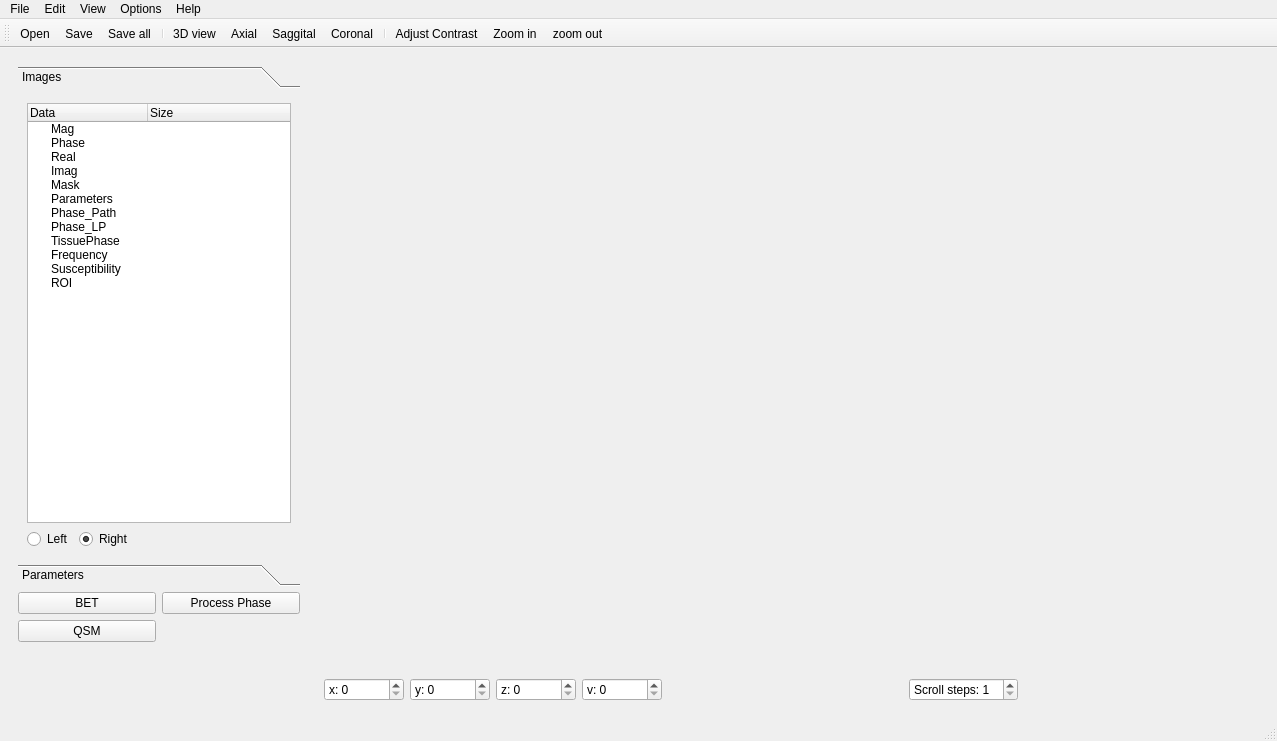
<?xml version="1.0" encoding="UTF-8"?>
<ui version="4.0">
 <class>MainWindow</class>
 <widget class="QMainWindow" name="MainWindow">
  <property name="enabled">
   <bool>true</bool>
  </property>
  <property name="geometry">
   <rect>
    <x>0</x>
    <y>0</y>
    <width>1277</width>
    <height>741</height>
   </rect>
  </property>
  <property name="sizePolicy">
   <sizepolicy hsizetype="Preferred" vsizetype="Preferred">
    <horstretch>0</horstretch>
    <verstretch>0</verstretch>
   </sizepolicy>
  </property>
  <property name="windowTitle">
   <string>SITK: Susceptibility Imaging Toolkit</string>
  </property>
  <property name="toolButtonStyle">
   <enum>Qt::ToolButtonTextBesideIcon</enum>
  </property>
  <property name="tabShape">
   <enum>QTabWidget::Rounded</enum>
  </property>
  <property name="unifiedTitleAndToolBarOnMac">
   <bool>false</bool>
  </property>
  <widget class="QWidget" name="centralwidget">
   <layout class="QGridLayout" name="gridLayout_2">
    <item row="0" column="1">
     <widget class="QStackedWidget" name="stackedWidget_image">
      <property name="sizePolicy">
       <sizepolicy hsizetype="Minimum" vsizetype="Preferred">
        <horstretch>0</horstretch>
        <verstretch>0</verstretch>
       </sizepolicy>
      </property>
      <property name="frameShape">
       <enum>QFrame::NoFrame</enum>
      </property>
      <property name="currentIndex">
       <number>0</number>
      </property>
      <widget class="QWidget" name="Image_page1">
       <layout class="QGridLayout" name="gridLayout_6">
        <item row="1" column="5">
         <widget class="QSpinBox" name="spinBox_p1_Scroll">
          <property name="toolTip">
           <string>Scroll steps</string>
          </property>
          <property name="prefix">
           <string>Scroll steps: </string>
          </property>
          <property name="minimum">
           <number>1</number>
          </property>
          <property name="maximum">
           <number>10</number>
          </property>
         </widget>
        </item>
        <item row="1" column="4">
         <spacer name="horizontalSpacer_2">
          <property name="orientation">
           <enum>Qt::Horizontal</enum>
          </property>
          <property name="sizeHint" stdset="0">
           <size>
            <width>40</width>
            <height>20</height>
           </size>
          </property>
         </spacer>
        </item>
        <item row="1" column="0">
         <widget class="QSpinBox" name="spinBox_x_3panel">
          <property name="minimumSize">
           <size>
            <width>80</width>
            <height>0</height>
           </size>
          </property>
          <property name="whatsThis">
           <string>&lt;html&gt;&lt;head/&gt;&lt;body&gt;&lt;p&gt;dddd&lt;/p&gt;&lt;/body&gt;&lt;/html&gt;</string>
          </property>
          <property name="suffix">
           <string/>
          </property>
          <property name="prefix">
           <string notr="true">x: </string>
          </property>
         </widget>
        </item>
        <item row="1" column="1">
         <widget class="QSpinBox" name="spinBox_y_3panel">
          <property name="minimumSize">
           <size>
            <width>80</width>
            <height>0</height>
           </size>
          </property>
          <property name="prefix">
           <string notr="true">y: </string>
          </property>
         </widget>
        </item>
        <item row="1" column="3">
         <widget class="QSpinBox" name="spinBox_v_3panel">
          <property name="minimumSize">
           <size>
            <width>80</width>
            <height>0</height>
           </size>
          </property>
          <property name="prefix">
           <string>v: </string>
          </property>
         </widget>
        </item>
        <item row="1" column="2">
         <widget class="QSpinBox" name="spinBox_z_3panel">
          <property name="minimumSize">
           <size>
            <width>80</width>
            <height>0</height>
           </size>
          </property>
          <property name="prefix">
           <string notr="true">z: </string>
          </property>
         </widget>
        </item>
        <item row="1" column="6">
         <spacer name="horizontalSpacer_6">
          <property name="orientation">
           <enum>Qt::Horizontal</enum>
          </property>
          <property name="sizeHint" stdset="0">
           <size>
            <width>40</width>
            <height>20</height>
           </size>
          </property>
         </spacer>
        </item>
        <item row="0" column="0" colspan="7">
         <widget class="QFrame" name="frame_3panels">
          <property name="frameShape">
           <enum>QFrame::NoFrame</enum>
          </property>
          <property name="frameShadow">
           <enum>QFrame::Plain</enum>
          </property>
          <property name="lineWidth">
           <number>0</number>
          </property>
         </widget>
        </item>
       </layout>
       <zorder>spinBox_z_3panel</zorder>
       <zorder>spinBox_x_3panel</zorder>
       <zorder>spinBox_v_3panel</zorder>
       <zorder>spinBox_y_3panel</zorder>
       <zorder>spinBox_p1_Scroll</zorder>
       <zorder>horizontalSpacer_6</zorder>
       <zorder>frame_3panels</zorder>
      </widget>
      <widget class="QWidget" name="Image_page2">
       <layout class="QGridLayout" name="gridLayout_3">
        <item row="1" column="0" colspan="2">
         <widget class="QFrame" name="SliderFrame">
          <property name="maximumSize">
           <size>
            <width>16777215</width>
            <height>30</height>
           </size>
          </property>
          <property name="frameShape">
           <enum>QFrame::StyledPanel</enum>
          </property>
          <property name="frameShadow">
           <enum>QFrame::Raised</enum>
          </property>
          <layout class="QHBoxLayout" name="horizontalLayout">
           <property name="margin">
            <number>0</number>
           </property>
           <item>
            <widget class="QLineEdit" name="lineEdit_z_2panel">
             <property name="minimumSize">
              <size>
               <width>45</width>
               <height>0</height>
              </size>
             </property>
             <property name="maximumSize">
              <size>
               <width>45</width>
               <height>16777215</height>
              </size>
             </property>
             <property name="autoFillBackground">
              <bool>true</bool>
             </property>
             <property name="text">
              <string>1</string>
             </property>
             <property name="frame">
              <bool>true</bool>
             </property>
             <property name="alignment">
              <set>Qt::AlignCenter</set>
             </property>
            </widget>
           </item>
           <item>
            <widget class="QScrollBar" name="horizontalScrollBar_z_2panel">
             <property name="minimumSize">
              <size>
               <width>300</width>
               <height>0</height>
              </size>
             </property>
             <property name="orientation">
              <enum>Qt::Horizontal</enum>
             </property>
            </widget>
           </item>
           <item>
            <widget class="QSpinBox" name="spinBox_v_2panel">
             <property name="minimumSize">
              <size>
               <width>70</width>
               <height>0</height>
              </size>
             </property>
             <property name="maximumSize">
              <size>
               <width>70</width>
               <height>16777215</height>
              </size>
             </property>
             <property name="prefix">
              <string>v: </string>
             </property>
            </widget>
           </item>
           <item>
            <spacer name="horizontalSpacer">
             <property name="orientation">
              <enum>Qt::Horizontal</enum>
             </property>
             <property name="sizeHint" stdset="0">
              <size>
               <width>40</width>
               <height>20</height>
              </size>
             </property>
            </spacer>
           </item>
           <item>
            <widget class="QSpinBox" name="spinBox_P2_scroll">
             <property name="toolTip">
              <string>Scroll steps</string>
             </property>
             <property name="prefix">
              <string>Scroll steps: </string>
             </property>
             <property name="minimum">
              <number>1</number>
             </property>
             <property name="maximum">
              <number>10</number>
             </property>
            </widget>
           </item>
          </layout>
         </widget>
        </item>
        <item row="0" column="0" colspan="2">
         <widget class="QFrame" name="frame_2panels">
          <property name="palette">
           <palette>
            <active>
             <colorrole role="Base">
              <brush brushstyle="SolidPattern">
               <color alpha="255">
                <red>0</red>
                <green>0</green>
                <blue>0</blue>
               </color>
              </brush>
             </colorrole>
            </active>
            <inactive>
             <colorrole role="Base">
              <brush brushstyle="SolidPattern">
               <color alpha="255">
                <red>0</red>
                <green>0</green>
                <blue>0</blue>
               </color>
              </brush>
             </colorrole>
            </inactive>
            <disabled>
             <colorrole role="Base">
              <brush brushstyle="SolidPattern">
               <color alpha="255">
                <red>240</red>
                <green>240</green>
                <blue>240</blue>
               </color>
              </brush>
             </colorrole>
            </disabled>
           </palette>
          </property>
          <property name="frameShape">
           <enum>QFrame::NoFrame</enum>
          </property>
          <property name="frameShadow">
           <enum>QFrame::Raised</enum>
          </property>
         </widget>
        </item>
        <item row="2" column="0" colspan="2">
         <widget class="QLineEdit" name="lineEdit_console"/>
        </item>
       </layout>
      </widget>
      <widget class="QWidget" name="Image_page3">
       <layout class="QGridLayout" name="gridLayout_5"/>
      </widget>
     </widget>
    </item>
    <item row="0" column="0">
     <widget class="QStackedWidget" name="stackedWidget_control">
      <property name="maximumSize">
       <size>
        <width>300</width>
        <height>16777215</height>
       </size>
      </property>
      <property name="currentIndex">
       <number>0</number>
      </property>
      <widget class="QWidget" name="Control_page1">
       <layout class="QGridLayout" name="gridLayout_7">
        <item row="7" column="0">
         <spacer name="verticalSpacer_2">
          <property name="orientation">
           <enum>Qt::Vertical</enum>
          </property>
          <property name="sizeHint" stdset="0">
           <size>
            <width>20</width>
            <height>40</height>
           </size>
          </property>
         </spacer>
        </item>
        <item row="2" column="0">
         <widget class="QPushButton" name="pushButton">
          <property name="text">
           <string>BET</string>
          </property>
         </widget>
        </item>
        <item row="2" column="1">
         <widget class="QPushButton" name="ProcessPhase">
          <property name="text">
           <string>Process Phase</string>
          </property>
         </widget>
        </item>
        <item row="3" column="0">
         <widget class="QPushButton" name="QSM">
          <property name="text">
           <string>QSM</string>
          </property>
         </widget>
        </item>
        <item row="0" column="0" rowspan="2" colspan="2">
         <widget class="QToolBox" name="toolBox">
          <property name="minimumSize">
           <size>
            <width>0</width>
            <height>520</height>
           </size>
          </property>
          <property name="currentIndex">
           <number>0</number>
          </property>
          <widget class="QWidget" name="page">
           <property name="geometry">
            <rect>
             <x>0</x>
             <y>0</y>
             <width>278</width>
             <height>458</height>
            </rect>
           </property>
           <attribute name="label">
            <string>Images</string>
           </attribute>
           <layout class="QFormLayout" name="formLayout">
            <item row="1" column="0">
             <widget class="QRadioButton" name="radioButton_left">
              <property name="text">
               <string>Left</string>
              </property>
              <property name="checked">
               <bool>false</bool>
              </property>
             </widget>
            </item>
            <item row="0" column="0" colspan="2">
             <widget class="QTreeWidget" name="treeWidget">
              <property name="minimumSize">
               <size>
                <width>0</width>
                <height>370</height>
               </size>
              </property>
              <property name="autoScroll">
               <bool>true</bool>
              </property>
              <property name="autoScrollMargin">
               <number>16</number>
              </property>
              <attribute name="headerDefaultSectionSize">
               <number>120</number>
              </attribute>
              <attribute name="headerMinimumSectionSize">
               <number>33</number>
              </attribute>
              <column>
               <property name="text">
                <string>Data</string>
               </property>
              </column>
              <column>
               <property name="text">
                <string>Size</string>
               </property>
              </column>
              <item>
               <property name="text">
                <string>Mag</string>
               </property>
              </item>
              <item>
               <property name="text">
                <string>Phase</string>
               </property>
              </item>
              <item>
               <property name="text">
                <string>Real</string>
               </property>
              </item>
              <item>
               <property name="text">
                <string>Imag</string>
               </property>
              </item>
              <item>
               <property name="text">
                <string>Mask</string>
               </property>
              </item>
              <item>
               <property name="text">
                <string>Parameters</string>
               </property>
              </item>
              <item>
               <property name="text">
                <string>Phase_Path</string>
               </property>
              </item>
              <item>
               <property name="text">
                <string>Phase_LP</string>
               </property>
              </item>
              <item>
               <property name="text">
                <string>TissuePhase</string>
               </property>
              </item>
              <item>
               <property name="text">
                <string>Frequency</string>
               </property>
              </item>
              <item>
               <property name="text">
                <string>Susceptibility</string>
               </property>
              </item>
              <item>
               <property name="text">
                <string>ROI</string>
               </property>
              </item>
             </widget>
            </item>
            <item row="1" column="1">
             <widget class="QRadioButton" name="radioButton_right">
              <property name="text">
               <string>Right</string>
              </property>
              <property name="checked">
               <bool>true</bool>
              </property>
             </widget>
            </item>
           </layout>
          </widget>
          <widget class="QWidget" name="page_2">
           <property name="geometry">
            <rect>
             <x>0</x>
             <y>0</y>
             <width>278</width>
             <height>458</height>
            </rect>
           </property>
           <attribute name="label">
            <string>Parameters</string>
           </attribute>
           <layout class="QGridLayout" name="gridLayout_9">
            <item row="0" column="1">
             <widget class="QTreeWidget" name="treeWidget_parameters">
              <property name="indentation">
               <number>16</number>
              </property>
              <property name="rootIsDecorated">
               <bool>true</bool>
              </property>
              <column>
               <property name="text">
                <string>Parameter</string>
               </property>
              </column>
              <column>
               <property name="text">
                <string>Value</string>
               </property>
              </column>
              <item>
               <property name="text">
                <string>Acquisition</string>
               </property>
               <property name="text">
                <string/>
               </property>
               <item>
                <property name="text">
                 <string>TE1</string>
                </property>
                <property name="text">
                 <string>4</string>
                </property>
                <property name="flags">
                 <set>ItemIsSelectable|ItemIsEditable|ItemIsDragEnabled|ItemIsUserCheckable|ItemIsEnabled</set>
                </property>
               </item>
               <item>
                <property name="text">
                 <string>voxelsize</string>
                </property>
                <property name="text">
                 <string>[ 1 1 1 ]</string>
                </property>
                <property name="flags">
                 <set>ItemIsSelectable|ItemIsEditable|ItemIsDragEnabled|ItemIsUserCheckable|ItemIsEnabled</set>
                </property>
               </item>
               <item>
                <property name="text">
                 <string>delta TE</string>
                </property>
                <property name="text">
                 <string>4</string>
                </property>
                <property name="flags">
                 <set>ItemIsSelectable|ItemIsEditable|ItemIsDragEnabled|ItemIsUserCheckable|ItemIsEnabled</set>
                </property>
               </item>
               <item>
                <property name="text">
                 <string>B0</string>
                </property>
                <property name="text">
                 <string>3</string>
                </property>
                <property name="flags">
                 <set>ItemIsSelectable|ItemIsEditable|ItemIsDragEnabled|ItemIsUserCheckable|ItemIsEnabled</set>
                </property>
               </item>
               <item>
                <property name="text">
                 <string>B0_dir</string>
                </property>
                <property name="text">
                 <string>[ 0 0 1 ]</string>
                </property>
                <property name="flags">
                 <set>ItemIsSelectable|ItemIsEditable|ItemIsDragEnabled|ItemIsUserCheckable|ItemIsEnabled</set>
                </property>
                <item>
                 <property name="text">
                  <string>Dicom</string>
                 </property>
                 <property name="text">
                  <string/>
                 </property>
                </item>
                <item>
                 <property name="text">
                  <string>Nii</string>
                 </property>
                </item>
               </item>
              </item>
              <item>
               <property name="text">
                <string>V_SHARP</string>
               </property>
               <property name="text">
                <string>1</string>
               </property>
               <property name="flags">
                <set>ItemIsSelectable|ItemIsEditable|ItemIsDragEnabled|ItemIsUserCheckable|ItemIsEnabled</set>
               </property>
               <item>
                <property name="text">
                 <string>max_R</string>
                </property>
                <property name="text">
                 <string>30</string>
                </property>
                <property name="flags">
                 <set>ItemIsSelectable|ItemIsEditable|ItemIsDragEnabled|ItemIsUserCheckable|ItemIsEnabled</set>
                </property>
               </item>
              </item>
              <item>
               <property name="text">
                <string>iHARPERELLA</string>
               </property>
               <property name="text">
                <string>0</string>
               </property>
               <property name="flags">
                <set>ItemIsSelectable|ItemIsEditable|ItemIsDragEnabled|ItemIsUserCheckable|ItemIsEnabled</set>
               </property>
               <item>
                <property name="text">
                 <string>max_iter</string>
                </property>
                <property name="text">
                 <string>100</string>
                </property>
                <property name="flags">
                 <set>ItemIsSelectable|ItemIsEditable|ItemIsDragEnabled|ItemIsUserCheckable|ItemIsEnabled</set>
                </property>
               </item>
              </item>
              <item>
               <property name="text">
                <string>iLSQR</string>
               </property>
               <property name="text">
                <string/>
               </property>
               <item>
                <property name="text">
                 <string>D2_thres</string>
                </property>
                <property name="text">
                 <string>0.1</string>
                </property>
                <property name="flags">
                 <set>ItemIsSelectable|ItemIsEditable|ItemIsDragEnabled|ItemIsUserCheckable|ItemIsEnabled</set>
                </property>
               </item>
               <item>
                <property name="text">
                 <string>tol</string>
                </property>
                <property name="text">
                 <string>0.01</string>
                </property>
                <property name="flags">
                 <set>ItemIsSelectable|ItemIsEditable|ItemIsDragEnabled|ItemIsUserCheckable|ItemIsEnabled</set>
                </property>
               </item>
              </item>
              <item>
               <property name="text">
                <string>Optional</string>
               </property>
               <item>
                <property name="text">
                 <string>p1</string>
                </property>
                <property name="flags">
                 <set>ItemIsSelectable|ItemIsEditable|ItemIsDragEnabled|ItemIsUserCheckable|ItemIsEnabled</set>
                </property>
               </item>
               <item>
                <property name="text">
                 <string>p2</string>
                </property>
                <property name="flags">
                 <set>ItemIsSelectable|ItemIsEditable|ItemIsDragEnabled|ItemIsUserCheckable|ItemIsEnabled</set>
                </property>
               </item>
              </item>
             </widget>
            </item>
           </layout>
          </widget>
         </widget>
        </item>
       </layout>
      </widget>
      <widget class="QWidget" name="Control_Page2">
       <layout class="QGridLayout" name="gridLayout">
        <item row="7" column="0">
         <widget class="QLabel" name="label_4">
          <property name="text">
           <string>mid</string>
          </property>
          <property name="alignment">
           <set>Qt::AlignRight|Qt::AlignTrailing|Qt::AlignVCenter</set>
          </property>
         </widget>
        </item>
        <item row="7" column="1">
         <widget class="QDoubleSpinBox" name="doubleSpinBox_mid">
          <property name="minimumSize">
           <size>
            <width>100</width>
            <height>0</height>
           </size>
          </property>
          <property name="maximumSize">
           <size>
            <width>100</width>
            <height>16777215</height>
           </size>
          </property>
          <property name="prefix">
           <string/>
          </property>
         </widget>
        </item>
        <item row="4" column="3">
         <widget class="QDoubleSpinBox" name="doubleSpinBox_max">
          <property name="minimumSize">
           <size>
            <width>100</width>
            <height>0</height>
           </size>
          </property>
          <property name="maximumSize">
           <size>
            <width>100</width>
            <height>16777215</height>
           </size>
          </property>
          <property name="prefix">
           <string/>
          </property>
         </widget>
        </item>
        <item row="15" column="3">
         <widget class="QPushButton" name="pushButton_opened">
          <property name="text">
           <string>OK</string>
          </property>
         </widget>
        </item>
        <item row="4" column="2">
         <widget class="QLabel" name="label_5">
          <property name="text">
           <string>max</string>
          </property>
          <property name="alignment">
           <set>Qt::AlignRight|Qt::AlignTrailing|Qt::AlignVCenter</set>
          </property>
         </widget>
        </item>
        <item row="8" column="1">
         <widget class="QRadioButton" name="radio_left">
          <property name="maximumSize">
           <size>
            <width>60</width>
            <height>16777215</height>
           </size>
          </property>
          <property name="layoutDirection">
           <enum>Qt::LeftToRight</enum>
          </property>
          <property name="text">
           <string>Left</string>
          </property>
          <property name="checked">
           <bool>true</bool>
          </property>
         </widget>
        </item>
        <item row="7" column="2">
         <widget class="QLabel" name="label_6">
          <property name="text">
           <string>range</string>
          </property>
          <property name="alignment">
           <set>Qt::AlignRight|Qt::AlignTrailing|Qt::AlignVCenter</set>
          </property>
         </widget>
        </item>
        <item row="7" column="3">
         <widget class="QDoubleSpinBox" name="doubleSpinBox_range">
          <property name="minimumSize">
           <size>
            <width>100</width>
            <height>0</height>
           </size>
          </property>
          <property name="maximumSize">
           <size>
            <width>100</width>
            <height>16777215</height>
           </size>
          </property>
          <property name="prefix">
           <string/>
          </property>
         </widget>
        </item>
        <item row="15" column="1">
         <widget class="QPushButton" name="pushButton_AutoContrast">
          <property name="text">
           <string>Auto</string>
          </property>
         </widget>
        </item>
        <item row="4" column="1">
         <widget class="QDoubleSpinBox" name="doubleSpinBox_min">
          <property name="minimumSize">
           <size>
            <width>100</width>
            <height>0</height>
           </size>
          </property>
          <property name="maximumSize">
           <size>
            <width>100</width>
            <height>16777215</height>
           </size>
          </property>
          <property name="prefix">
           <string/>
          </property>
         </widget>
        </item>
        <item row="16" column="3">
         <spacer name="verticalSpacer">
          <property name="orientation">
           <enum>Qt::Vertical</enum>
          </property>
          <property name="sizeHint" stdset="0">
           <size>
            <width>20</width>
            <height>40</height>
           </size>
          </property>
         </spacer>
        </item>
        <item row="2" column="0" colspan="5">
         <widget class="QSlider" name="hSliderIntensity">
          <property name="value">
           <number>49</number>
          </property>
          <property name="orientation">
           <enum>Qt::Horizontal</enum>
          </property>
         </widget>
        </item>
        <item row="8" column="3">
         <widget class="QRadioButton" name="radio_right">
          <property name="maximumSize">
           <size>
            <width>60</width>
            <height>16777215</height>
           </size>
          </property>
          <property name="text">
           <string>Right</string>
          </property>
         </widget>
        </item>
        <item row="4" column="0">
         <widget class="QLabel" name="label_3">
          <property name="text">
           <string>min</string>
          </property>
          <property name="alignment">
           <set>Qt::AlignRight|Qt::AlignTrailing|Qt::AlignVCenter</set>
          </property>
         </widget>
        </item>
        <item row="5" column="0" colspan="5">
         <widget class="QSlider" name="hSliderContrast">
          <property name="value">
           <number>49</number>
          </property>
          <property name="orientation">
           <enum>Qt::Horizontal</enum>
          </property>
         </widget>
        </item>
        <item row="0" column="0" colspan="5">
         <widget class="QFrame" name="frame_hist">
          <property name="minimumSize">
           <size>
            <width>60</width>
            <height>200</height>
           </size>
          </property>
          <property name="maximumSize">
           <size>
            <width>1000</width>
            <height>300</height>
           </size>
          </property>
          <property name="frameShape">
           <enum>QFrame::NoFrame</enum>
          </property>
          <property name="frameShadow">
           <enum>QFrame::Plain</enum>
          </property>
         </widget>
        </item>
        <item row="1" column="0" colspan="4">
         <spacer name="horizontalSpacer_4">
          <property name="orientation">
           <enum>Qt::Horizontal</enum>
          </property>
          <property name="sizeHint" stdset="0">
           <size>
            <width>40</width>
            <height>20</height>
           </size>
          </property>
         </spacer>
        </item>
        <item row="9" column="0" colspan="4">
         <spacer name="horizontalSpacer_5">
          <property name="orientation">
           <enum>Qt::Horizontal</enum>
          </property>
          <property name="sizeHint" stdset="0">
           <size>
            <width>40</width>
            <height>20</height>
           </size>
          </property>
         </spacer>
        </item>
       </layout>
      </widget>
      <widget class="QWidget" name="page_4"/>
     </widget>
    </item>
   </layout>
  </widget>
  <widget class="QMenuBar" name="menubar">
   <property name="geometry">
    <rect>
     <x>0</x>
     <y>0</y>
     <width>1277</width>
     <height>26</height>
    </rect>
   </property>
   <widget class="QMenu" name="menuHelp">
    <property name="title">
     <string>Help</string>
    </property>
    <addaction name="actionHelp_Desk"/>
   </widget>
   <widget class="QMenu" name="menuFile">
    <property name="title">
     <string>File</string>
    </property>
    <addaction name="actionOpen"/>
    <addaction name="actionSave"/>
    <addaction name="actionSave_all"/>
   </widget>
   <widget class="QMenu" name="menuEdit">
    <property name="title">
     <string>Edit</string>
    </property>
    <addaction name="actionZoom_in"/>
    <addaction name="actionZoom_out"/>
    <addaction name="actionAdjust_Contrast"/>
    <addaction name="separator"/>
    <addaction name="actionFlip_UD"/>
    <addaction name="actionFlip_LR"/>
    <addaction name="actionRot_90"/>
   </widget>
   <widget class="QMenu" name="menuOptions">
    <property name="title">
     <string>Options</string>
    </property>
   </widget>
   <widget class="QMenu" name="menuView">
    <property name="title">
     <string>View</string>
    </property>
    <addaction name="action3D_view_2"/>
    <addaction name="separator"/>
    <addaction name="actionAxial"/>
    <addaction name="actionSaggital"/>
    <addaction name="actionCoronal"/>
    <addaction name="separator"/>
   </widget>
   <addaction name="menuFile"/>
   <addaction name="menuEdit"/>
   <addaction name="menuView"/>
   <addaction name="menuOptions"/>
   <addaction name="menuHelp"/>
  </widget>
  <widget class="QStatusBar" name="statusbar"/>
  <widget class="QToolBar" name="toolBar">
   <property name="maximumSize">
    <size>
     <width>16777215</width>
     <height>50</height>
    </size>
   </property>
   <property name="windowTitle">
    <string>toolBar</string>
   </property>
   <property name="iconSize">
    <size>
     <width>35</width>
     <height>35</height>
    </size>
   </property>
   <attribute name="toolBarArea">
    <enum>TopToolBarArea</enum>
   </attribute>
   <attribute name="toolBarBreak">
    <bool>false</bool>
   </attribute>
   <addaction name="actionOpen"/>
   <addaction name="actionSave"/>
   <addaction name="actionSave_all"/>
   <addaction name="separator"/>
   <addaction name="action3D_view_2"/>
   <addaction name="actionAxial"/>
   <addaction name="actionSaggital"/>
   <addaction name="actionCoronal"/>
   <addaction name="separator"/>
   <addaction name="actionAdjust_Contrast"/>
   <addaction name="actionZoom_in"/>
   <addaction name="actionZoom_out"/>
  </widget>
  <action name="actionOpen">
   <property name="checkable">
    <bool>true</bool>
   </property>
   <property name="icon">
    <iconset resource="QITKV0p1.qrc">
     <normaloff>:/Toolbar/resource/folder-open-128-000000.png</normaloff>:/Toolbar/resource/folder-open-128-000000.png</iconset>
   </property>
   <property name="text">
    <string>Open</string>
   </property>
  </action>
  <action name="actionSave">
   <property name="checkable">
    <bool>true</bool>
   </property>
   <property name="icon">
    <iconset resource="QITKV0p1.qrc">
     <normaloff>:/Toolbar/resource/floppy_disk-512.png</normaloff>:/Toolbar/resource/floppy_disk-512.png</iconset>
   </property>
   <property name="text">
    <string>Save</string>
   </property>
   <property name="iconText">
    <string>Save</string>
   </property>
   <property name="visible">
    <bool>true</bool>
   </property>
   <property name="iconVisibleInMenu">
    <bool>true</bool>
   </property>
  </action>
  <action name="actionSave_as">
   <property name="text">
    <string>Save as</string>
   </property>
  </action>
  <action name="actionQuite">
   <property name="text">
    <string>Exit</string>
   </property>
  </action>
  <action name="actionLeft_Right_view">
   <property name="text">
    <string>Left-Right View</string>
   </property>
  </action>
  <action name="action3D_view">
   <property name="icon">
    <iconset resource="QITKV0p1.qrc">
     <normaloff>:/Toolbar/resource/view.png</normaloff>:/Toolbar/resource/view.png</iconset>
   </property>
   <property name="text">
    <string>3D view</string>
   </property>
  </action>
  <action name="actionAbout">
   <property name="text">
    <string>About QITK</string>
   </property>
  </action>
  <action name="actionHelp_Desk">
   <property name="text">
    <string>Help Desk</string>
   </property>
  </action>
  <action name="actionZoom_in">
   <property name="checkable">
    <bool>true</bool>
   </property>
   <property name="icon">
    <iconset resource="QITKV0p1.qrc">
     <normaloff>:/Toolbar/resource/zoom-in-128.png</normaloff>:/Toolbar/resource/zoom-in-128.png</iconset>
   </property>
   <property name="text">
    <string>Zoom in</string>
   </property>
  </action>
  <action name="actionZoom_out">
   <property name="checkable">
    <bool>true</bool>
   </property>
   <property name="icon">
    <iconset resource="QITKV0p1.qrc">
     <normaloff>:/Toolbar/resource/zoom_out-512.png</normaloff>:/Toolbar/resource/zoom_out-512.png</iconset>
   </property>
   <property name="text">
    <string>zoom out</string>
   </property>
   <property name="iconText">
    <string notr="true">zoom out</string>
   </property>
  </action>
  <action name="actionView_image">
   <property name="checkable">
    <bool>true</bool>
   </property>
   <property name="icon">
    <iconset>
     <normaloff>:/Toolbar/resource/viewimage.png</normaloff>:/Toolbar/resource/viewimage.png</iconset>
   </property>
   <property name="text">
    <string>View image</string>
   </property>
  </action>
  <action name="actionSave_all">
   <property name="icon">
    <iconset resource="QITKV0p1.qrc">
     <normaloff>:/Toolbar/resource/saveall.png</normaloff>:/Toolbar/resource/saveall.png</iconset>
   </property>
   <property name="text">
    <string>Save all</string>
   </property>
  </action>
  <action name="actionAdjust_Contrast">
   <property name="checkable">
    <bool>true</bool>
   </property>
   <property name="icon">
    <iconset resource="QITKV0p1.qrc">
     <normaloff>:/Toolbar/resource/brightcontrast.png</normaloff>
     <selectedon>:/Toolbar/resource/viewimage.png</selectedon>:/Toolbar/resource/brightcontrast.png</iconset>
   </property>
   <property name="text">
    <string>Adjust Contrast</string>
   </property>
  </action>
  <action name="action3D_view_2">
   <property name="checkable">
    <bool>true</bool>
   </property>
   <property name="icon">
    <iconset resource="QITKV0p1.qrc">
     <normaloff>:/Toolbar/resource/444.png</normaloff>:/Toolbar/resource/444.png</iconset>
   </property>
   <property name="text">
    <string>3D view</string>
   </property>
  </action>
  <action name="actionAxial">
   <property name="checkable">
    <bool>true</bool>
   </property>
   <property name="icon">
    <iconset resource="QITKV0p1.qrc">
     <normaloff>:/Toolbar/resource/111.png</normaloff>:/Toolbar/resource/111.png</iconset>
   </property>
   <property name="text">
    <string>Axial</string>
   </property>
  </action>
  <action name="actionSaggital">
   <property name="checkable">
    <bool>true</bool>
   </property>
   <property name="icon">
    <iconset resource="QITKV0p1.qrc">
     <normaloff>:/Toolbar/resource/222.png</normaloff>:/Toolbar/resource/222.png</iconset>
   </property>
   <property name="text">
    <string>Saggital</string>
   </property>
  </action>
  <action name="actionCoronal">
   <property name="checkable">
    <bool>true</bool>
   </property>
   <property name="icon">
    <iconset resource="QITKV0p1.qrc">
     <normaloff>:/Toolbar/resource/333.png</normaloff>:/Toolbar/resource/333.png</iconset>
   </property>
   <property name="text">
    <string>Coronal</string>
   </property>
  </action>
  <action name="actionFlip_UD">
   <property name="icon">
    <iconset resource="QITKV0p1.qrc">
     <normaloff>:/Toolbar/resource/flip1.png</normaloff>:/Toolbar/resource/flip1.png</iconset>
   </property>
   <property name="text">
    <string>flip UD</string>
   </property>
  </action>
  <action name="actionFlip_LR">
   <property name="icon">
    <iconset resource="QITKV0p1.qrc">
     <normaloff>:/Toolbar/resource/flip.png</normaloff>:/Toolbar/resource/flip.png</iconset>
   </property>
   <property name="text">
    <string>flip LR</string>
   </property>
  </action>
  <action name="actionRot_90">
   <property name="icon">
    <iconset resource="QITKV0p1.qrc">
     <normaloff>:/Toolbar/resource/rot.png</normaloff>:/Toolbar/resource/rot.png</iconset>
   </property>
   <property name="text">
    <string>Rot 90</string>
   </property>
  </action>
 </widget>
 <resources>
  <include location="QITKV0p1.qrc"/>
 </resources>
 <connections/>
</ui>
